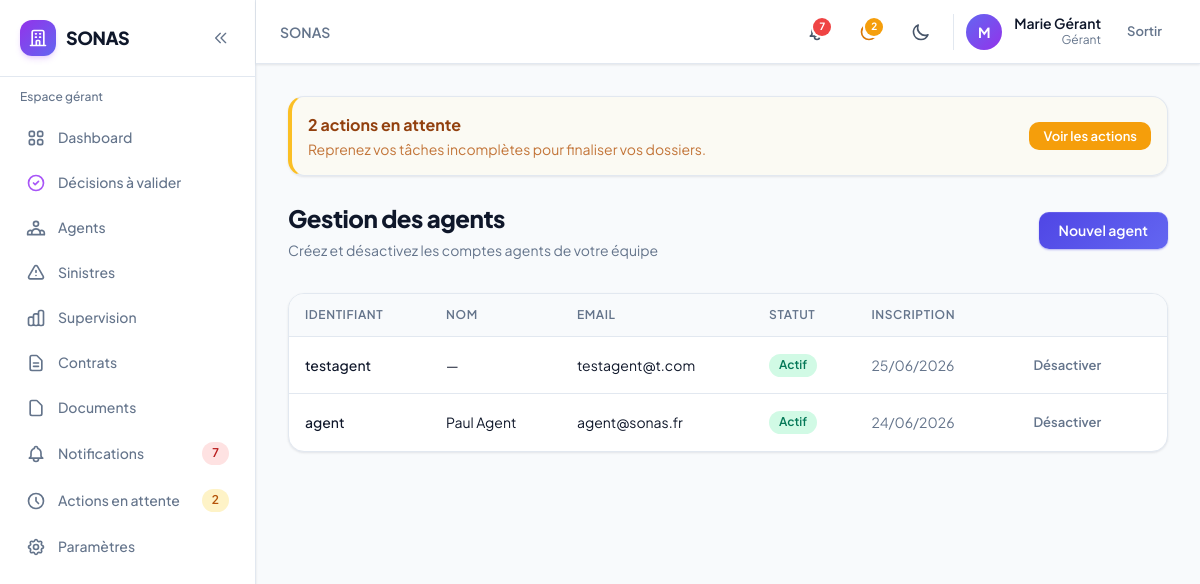
/sonas/agents/ (signed in), run on the app's committed database.
### accounts/models.py (models this page shows, shortened)
class User(AbstractUser):
    role = models.CharField(
        max_length=10,
        choices=UserRole.choices,
        default=UserRole.CLIENT,
        db_index=True,
    )
    phone = models.CharField(max_length=20, blank=True)
    theme_preference = models.CharField(
        max_length=10,
        choices=[('light', 'Clair'), ('dark', 'Sombre'), ('system', 'Système')],
        default='system',
    )
    created_at = models.DateTimeField(auto_now_add=True)
    updated_at = models.DateTimeField(auto_now=True)
    class Meta:
        verbose_name = 'Utilisateur'
        verbose_name_plural = 'Utilisateurs'
    @property
    def is_client(self):
        return self.role == UserRole.CLIENT
    @property
    def is_gerant(self):
        return self.role == UserRole.GERANT
    @property
    def is_admin_user(self):
        return self.role == UserRole.ADMIN
    @property
    def is_internal(self):
        return self.role in (UserRole.AGENT, UserRole.GERANT, UserRole.ADMIN)

### accounts/views_team.py (the view)
@gerant_required
def agent_list(request):
    agents = User.objects.filter(role=UserRole.AGENT).order_by('-date_joined')
    return render(request, 'accounts/agent_list.html', {'agents': agents})

### notifications/services.py (called while the page is built)
def get_pending_actions_count(user):
    return ActionEnAttente.objects.filter(user=user, is_resolved=False).count()

def get_unread_count(user):
    return Notification.objects.filter(user=user, is_read=False).count()

def get_recent_notifications(user, limit=5):
    return Notification.objects.filter(user=user).order_by('-created_at')[:limit]

### templates/accounts/agent_list.html (shortened to what this page needs)
{% extends 'base.html' %}
{% block content %}
<div class="sonas-page-header flex flex-col sm:flex-row sm:items-center sm:justify-between gap-4 mb-8">
    <div>
        <h1>Gestion des agents</h1>
        <p>Créez et désactivez les comptes agents de votre équipe</p>
    </div>
    <a href="{% url 'accounts_team:create' %}" class="sonas-btn sonas-btn-primary">Nouvel agent</a>
</div>
<div class="sonas-card overflow-hidden sonas-table-wrap">
    <table class="sonas-table">
        <thead>
            <tr>
                <th>Identifiant</th>
                <th>Nom</th>
                <th>Email</th>
                <th>Statut</th>
                <th>Inscription</th>
                <th></th>
            </tr>
        </thead>
        <tbody>
            {% for agent in agents %}
            <tr>
                <td class="font-medium">{{ agent.username }}</td>
                <td>{{ agent.get_full_name|default:"—" }}</td>
                <td>{{ agent.email }}</td>
                <td>
                    {% if agent.is_active %}
                    <span class="sonas-badge sonas-badge-green">Actif</span>
                    {% else %}
                    <span class="sonas-badge sonas-badge-red">Désactivé</span>
                    {% endif %}
                </td>
                <td class="text-slate-500">{{ agent.date_joined|date:"d/m/Y" }}</td>
                <td>
                    <form method="post" action="{% url 'accounts_team:toggle_active' agent.pk %}">
                        <button type="submit" class="sonas-btn sonas-btn-ghost sonas-btn-sm">
                            {% if agent.is_active %}Désactiver{% else %}Réactiver{% endif %}
                        </button>
                    </form>
                </td>
            </tr>
            {% empty %}
            <tr><td colspan="6" class="p-8 text-center text-slate-500">Aucun agent enregistré.</td></tr>
            {% endfor %}
        </tbody>
    </table>
</div>
{% endblock %}

### templates/partials/navbar.html (shortened to what this page needs)
<header class="sticky top-0 z-30 sonas-card border-0 border-b rounded-none px-3 sm:px-6 h-14 sm:h-16 flex items-center justify-between shrink-0 gap-2">
    <div class="flex items-center gap-2 sm:gap-4 min-w-0 flex-1">
        <h2 class="text-sm font-semibold text-slate-500 dark:text-slate-400 truncate hidden lg:block">
            {% block page_breadcrumb %}SONAS{% endblock %}
        </h2>
    </div>
    <div class="flex items-center gap-1 sm:gap-3 shrink-0">
        <a href="{% url url_notifications_list %}" class="relative p-2.5 rounded-xl hover:bg-slate-100 dark:hover:bg-slate-800 transition-colors" title="Notifications{% if unread_notifications_count %} ({{ unread_notifications_count }}){% endif %}">
            {% if unread_notifications_count %}
            <span class="absolute top-1.5 right-1.5 min-w-[1.125rem] h-[1.125rem] px-0.5 bg-red-500 rounded-full ring-2 ring-white dark:ring-slate-900 text-[10px] font-bold text-white flex items-center justify-center">{{ unread_notifications_count }}</span>
            {% endif %}
        </a>
        {% if pending_actions_count %}
        <a href="{% url url_pending_actions %}" class="relative p-2.5 rounded-xl hover:bg-slate-100 dark:hover:bg-slate-800 transition-colors" title="Actions en attente ({{ pending_actions_count }})">
            <span class="absolute top-1.5 right-1.5 min-w-[1.125rem] h-[1.125rem] px-0.5 bg-amber-500 rounded-full ring-2 ring-white dark:ring-slate-900 text-[10px] font-bold text-white flex items-center justify-center">{{ pending_actions_count }}</span>
        </a>
        {% endif %}
        <button @click="toggle()" class="p-2.5 rounded-xl hover:bg-slate-100 dark:hover:bg-slate-800 transition-colors" title="Thème">
            <svg x-show="!isDark" class="w-5 h-5 text-slate-600" fill="none" stroke="currentColor" viewBox="0 0 24 24"><path stroke-linecap="round" stroke-linejoin="round" stroke-width="2" d="M20.354 15.354A9 9 0 018.646 3.646 9.003 9.003 0 0012 21a9.003 9.003 0 008.354-5.646z"/></svg>
        </button>
        <div class="hidden sm:flex items-center gap-3 pl-3 border-l border-slate-200 dark:border-slate-700">
            <div class="w-9 h-9 rounded-full bg-gradient-to-br from-indigo-500 to-purple-600 flex items-center justify-center text-white text-sm font-bold">
                {{ user.first_name|first|default:user.username|first|upper }}
            </div>
            <div class="text-right hidden md:block">
                <p class="text-sm font-semibold leading-tight">{{ user.get_full_name|default:user.username }}</p>
                <p class="text-xs text-slate-500">{{ user.get_role_display }}</p>
            </div>
        </div>
        <form method="post" action="{% url 'accounts:logout' %}">
            <button type="submit" class="sonas-btn sonas-btn-ghost sonas-btn-sm">Sortir</button>
        </form>
    </div>
</header>

### static/css/sonas.css (style rules this page uses)
:root { --sonas-primary: #4f46e5; --sonas-primary-hover: #4338ca; --sonas-primary-light: #eef2ff; --sonas-danger: #ef4444; --sonas-warning: #f59e0b; --sonas-success: #10b981; --sonas-surface: #ffffff; --sonas-surface-2: #f8fafc; --sonas-border: #e2e8f0; --sonas-text: #0f172a; --sonas-muted: #64748b; --sonas-radius: 0.75rem; --sonas-radius-lg: 1rem; --sonas-shadow: 0 1px 3px rgb(15 23 42 / 0.06), 0 1px 2px rgb(15 23 42 / 0.04); --sonas-shadow-md: 0 4px 6px -1px rgb(15 23 42 / 0.07), 0 2px 4px -2px rgb(15 23 42 / 0.05); --sonas-shadow-lg: 0 20px 40px -12px rgb(15 23 42 / 0.12); }
body { font-family: 'Plus Jakarta Sans', system-ui, sans-serif; -webkit-font-smoothing: antialiased; }
.sonas-btn { display: inline-flex; align-items: center; justify-content: center; gap: 0.5rem; padding: 0.625rem 1.25rem; font-size: 0.875rem; font-weight: 600; border-radius: 0.625rem; transition: all 0.2s ease; cursor: pointer; border: none; text-decoration: none; line-height: 1.25; }
.sonas-btn-primary { background: linear-gradient(135deg, #4f46e5 0%, #6366f1 100%); color: white; box-shadow: 0 1px 2px rgb(79 70 229 / 0.4), inset 0 1px 0 rgb(255 255 255 / 0.1); }
.sonas-btn-ghost { background: transparent; color: var(--sonas-muted); }
.sonas-btn-sm { padding: 0.375rem 0.875rem; font-size: 0.8125rem; }
.sonas-card { background: var(--sonas-surface); border: 1px solid var(--sonas-border); border-radius: var(--sonas-radius-lg); box-shadow: var(--sonas-shadow); transition: box-shadow 0.2s, border-color 0.2s, transform 0.2s; }
.sonas-badge { display: inline-flex; align-items: center; padding: 0.2rem 0.625rem; font-size: 0.75rem; font-weight: 600; border-radius: 9999px; line-height: 1.4; }
.sonas-badge-green { background: #d1fae5; color: #047857; }
.sonas-table { width: 100%; font-size: 0.875rem; border-collapse: collapse; }
.sonas-table thead th { text-align: left; padding: 0.75rem 1rem; font-size: 0.75rem; font-weight: 600; text-transform: uppercase; letter-spacing: 0.05em; color: var(--sonas-muted); background: var(--sonas-surface-2); border-bottom: 1px solid var(--sonas-border); }
.sonas-table tbody td { padding: 0.875rem 1rem; border-bottom: 1px solid var(--sonas-border); }
.sonas-table tbody tr:last-child td { border-bottom: none; }
.sonas-table-wrap { overflow-x: auto; -webkit-overflow-scrolling: touch; }
.sonas-page-header h1 { font-size: 1.5rem; font-weight: 800; letter-spacing: -0.02em; color: var(--sonas-text); }
.sonas-page-header p { font-size: 0.875rem; color: var(--sonas-muted); margin-top: 0.25rem; }

### data on the page
User: first_name|first "M", get_full_name "Marie Gérant", role "Gérant"
User: username "testagent", get_full_name "—", email "testagent@t.com", is_active "Actif", date_joined "25/06/2026"
User: username "agent", get_full_name "Paul Agent", email "agent@sonas.fr", is_active "Actif", date_joined "24/06/2026"

### other printed values
{{ unread_notifications_count }} "7"
{{ pending_actions_count }} "2"
